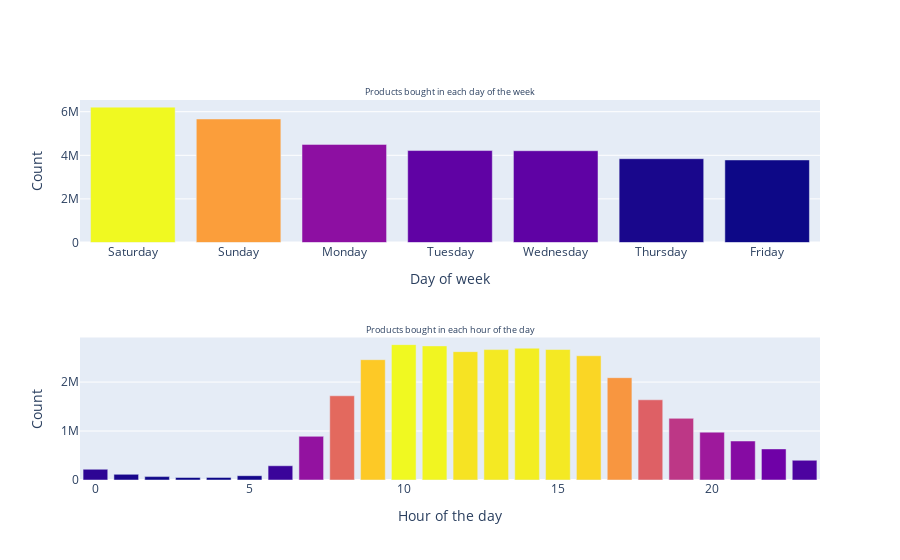

Here is the notebook cell this chart was saved with:
### Code cell
fig = make_subplots(2,1, subplot_titles=('Products bought in each day of the week',
                                        'Products bought in each hour of the day'))#,
                   #horizontal_spacing=0.15)

fig.add_trace(go.Bar(x=['Saturday', 'Sunday', 'Monday', 'Tuesday', 'Wednesday', 'Thursday', 'Friday'], 
             y=result_2['order_dow'].value_counts().values, 
            marker={'color': result_2['order_dow'].value_counts().values,
            'colorscale': 'plasma'}, showlegend = False),
              row=1, col=1)
fig.add_trace(go.Bar(x=result_2['order_hour_of_day'].value_counts().index, 
             y=D.values, marker={'color': result_2['order_hour_of_day'].value_counts().values,
            'colorscale': 'plasma'}, showlegend = False)
              , row=2, col=1)

fig.layout.annotations[0].update(font= {'size': 9})
fig.layout.annotations[1].update(font= {'size': 9})
fig['layout']['xaxis']['title']='Day of week'
fig['layout']['xaxis2']['title']='Hour of the day'
fig['layout']['yaxis']['title']='Count'
fig['layout']['yaxis2']['title']='Count'

#fig.update_layout(height=400, width=600,
#                  title_text="Side By Side Subplots")

fig.show()

### Figure 1 — Plotly figure (JSON) as saved in the notebook; plotly's stock layout.template omitted (floating-point values rounded to 4 significant figures)
{"data": [{"marker": {"color": [6209666, 5665856, 4500304, 4217798, 4209533, 3844117, 3787215], "colorscale": [[0, "#0d0887"], [0.1111, "#46039f"], [0.2222, "#7201a8"], [0.3333, "#9c179e"], [0.4444, "#bd3786"], [0.5556, "#d8576b"], [0.6667, "#ed7953"], [0.7778, "#fb9f3a"], [0.8889, "#fdca26"], [1, "#f0f921"]]}, "showlegend": false, "type": "bar", "x": ["Saturday", "Sunday", "Monday", "Tuesday", "Wednesday", "Thursday", "Friday"], "xaxis": "x", "y": [6209666, 5665856, 4500304, 4217798, 4209533, 3844117, 3787215], "yaxis": "y"}, {"marker": {"color": [2764426, 2738582, 2691548, 2664533, 2663292, 2620847, 2537458, 2456713, 2089465, 1719973, 1637923, 1259401, 977038, 891937, 796370, 634734, 402620, 290795, 218948, 115786, 88062, 69434, 53283, 51321], "colorscale": [[0, "#0d0887"], [0.1111, "#46039f"], [0.2222, "#7201a8"], [0.3333, "#9c179e"], [0.4444, "#bd3786"], [0.5556, "#d8576b"], [0.6667, "#ed7953"], [0.7778, "#fb9f3a"], [0.8889, "#fdca26"], [1, "#f0f921"]]}, "showlegend": false, "type": "bar", "x": [10, 11, 14, 15, 13, 12, 16, 9, 17, 8, 18, 19, 20, 7, 21, 22, 23, 6, 0, 1, 5, 2, 4, 3], "xaxis": "x2", "y": [2764426, 2738582, 2691548, 2664533, 2663292, 2620847, 2537458, 2456713, 2089465, 1719973, 1637923, 1259401, 977038, 891937, 796370, 634734, 402620, 290795, 218948, 115786, 88062, 69434, 53283, 51321], "yaxis": "y2"}], "layout": {"annotations": [{"font": {"size": 9}, "showarrow": false, "text": "Products bought in each day of the week", "x": 0.5, "xanchor": "center", "xref": "paper", "y": 1, "yanchor": "bottom", "yref": "paper"}, {"font": {"size": 9}, "showarrow": false, "text": "Products bought in each hour of the day", "x": 0.5, "xanchor": "center", "xref": "paper", "y": 0.375, "yanchor": "bottom", "yref": "paper"}], "xaxis": {"anchor": "y", "domain": [0, 1], "title": {"text": "Day of week"}}, "xaxis2": {"anchor": "y2", "domain": [0, 1], "title": {"text": "Hour of the day"}}, "yaxis": {"anchor": "x", "domain": [0.625, 1], "title": {"text": "Count"}}, "yaxis2": {"anchor": "x2", "domain": [0, 0.375], "title": {"text": "Count"}}}}
